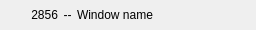
<?xml version="1.0" encoding="UTF-8"?>
<ui version="4.0">
 <class>ClientItem</class>
 <widget class="QWidget" name="ClientItem">
  <property name="geometry">
   <rect>
    <x>0</x>
    <y>0</y>
    <width>256</width>
    <height>30</height>
   </rect>
  </property>
  <property name="minimumSize">
   <size>
    <width>0</width>
    <height>16</height>
   </size>
  </property>
  <property name="maximumSize">
   <size>
    <width>16777215</width>
    <height>50</height>
   </size>
  </property>
  <property name="windowTitle">
   <string>ClientItem</string>
  </property>
  <layout class="QHBoxLayout" name="horizontalLayout">
   <property name="spacing">
    <number>2</number>
   </property>
   <property name="leftMargin">
    <number>9</number>
   </property>
   <property name="topMargin">
    <number>0</number>
   </property>
   <property name="rightMargin">
    <number>0</number>
   </property>
   <property name="bottomMargin">
    <number>0</number>
   </property>
   <item>
    <widget class="QLabel" name="iconLabel">
     <property name="minimumSize">
      <size>
       <width>16</width>
       <height>16</height>
      </size>
     </property>
     <property name="maximumSize">
      <size>
       <width>16</width>
       <height>16</height>
      </size>
     </property>
     <property name="text">
      <string>&lt;html&gt;&lt;head/&gt;&lt;body&gt;&lt;p&gt;&lt;img src=&quot;:/icons/validIcon.png&quot;/&gt;&lt;/p&gt;&lt;/body&gt;&lt;/html&gt;</string>
     </property>
    </widget>
   </item>
   <item>
    <widget class="QLabel" name="pidLabel">
     <property name="minimumSize">
      <size>
       <width>30</width>
       <height>10</height>
      </size>
     </property>
     <property name="maximumSize">
      <size>
       <width>50</width>
       <height>25</height>
      </size>
     </property>
     <property name="text">
      <string> 2856</string>
     </property>
     <property name="alignment">
      <set>Qt::AlignRight|Qt::AlignTrailing|Qt::AlignVCenter</set>
     </property>
    </widget>
   </item>
   <item>
    <widget class="QLabel" name="label">
     <property name="minimumSize">
      <size>
       <width>0</width>
       <height>10</height>
      </size>
     </property>
     <property name="maximumSize">
      <size>
       <width>16777215</width>
       <height>25</height>
      </size>
     </property>
     <property name="text">
      <string> -- </string>
     </property>
     <property name="textFormat">
      <enum>Qt::AutoText</enum>
     </property>
     <property name="alignment">
      <set>Qt::AlignCenter</set>
     </property>
    </widget>
   </item>
   <item>
    <widget class="QLabel" name="nameLabel">
     <property name="minimumSize">
      <size>
       <width>0</width>
       <height>10</height>
      </size>
     </property>
     <property name="maximumSize">
      <size>
       <width>16777215</width>
       <height>25</height>
      </size>
     </property>
     <property name="text">
      <string>Window name</string>
     </property>
    </widget>
   </item>
   <item>
    <spacer name="horizontalSpacer">
     <property name="orientation">
      <enum>Qt::Horizontal</enum>
     </property>
     <property name="sizeHint" stdset="0">
      <size>
       <width>40</width>
       <height>20</height>
      </size>
     </property>
    </spacer>
   </item>
  </layout>
 </widget>
 <layoutdefault spacing="6" margin="11"/>
 <resources>
  <include location="../qt.qrc"/>
 </resources>
 <connections/>
</ui>
